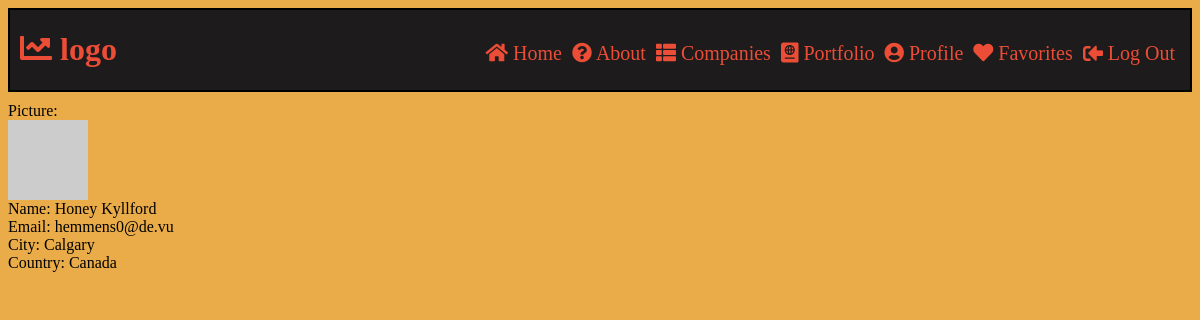
The app's page /profile.php (signed in) with its own data.
### tables this page shows
create table users (
	id INT,
	firstname VARCHAR(50),
	lastname VARCHAR(50),
	city VARCHAR(50),
	country VARCHAR(50),
	email VARCHAR(50),
	password VARCHAR(100),
	salt VARCHAR(50),
	password_sha256 VARCHAR(100)
);

### helper.inc.php (called while the page is built, shortened)
<?php
function sqlResult($sql){
    try {
        $pdo = new PDO(DBCONNSTRING,DBUSER,DBPASS);
        $pdo->setAttribute(PDO::ATTR_ERRMODE, PDO::ERRMODE_EXCEPTION);
        $result = $pdo->query($sql);
    }
    catch (PDOException $e) {
        die( $e->getMessage() );
    }
    return $result;
}
?>

### profile.php (the view, shortened to what this page needs)
<?php
include('helper.inc.php');
$id = $_SESSION["id"];
$sql = "SELECT firstname, lastname, email, city, country FROM users WHERE id ='$id'";
$rawdata = sqlResult($sql);
$data = $rawdata -> fetch();
?>
<html>
    <head>
        <link rel="stylesheet" href="https://use.fontawesome.com/releases/v5.7.2/css/all.css">
        <link rel="stylesheet" href="css/login.css">
        <link rel="stylesheet" href="css/main.css">
    </head>
    <body>
    <?php include 'header.inc.php'; ?>
        <main class="grid-container">
            <span>Picture: </span><img src="https://randomuser.me/api/portraits/med/women/<?php echo $id?>.jpg"></img>
            <span>Name: <?php echo $data['firstname'] . " " . $data['lastname'] ?></span>
            <span>Email: <?php echo $data['email'] ?> </span>
            <span>City: <?php echo $data['city'] ?> </span>
            <span>Country: <?php echo $data['country'] ?> </span>
        </main>
    </body>

### css/login.css (style rules this page uses)
body { background-color: #eaac48; }

### css/main.css (style rules this page uses)
body { background-color: #eaac48; }
.grid-container { display: grid; padding-top: 10px; }

### records on screen
users: firstname "Honey", lastname "Kyllford", email "hemmens0@de.vu", city "Calgary", country "Canada"
